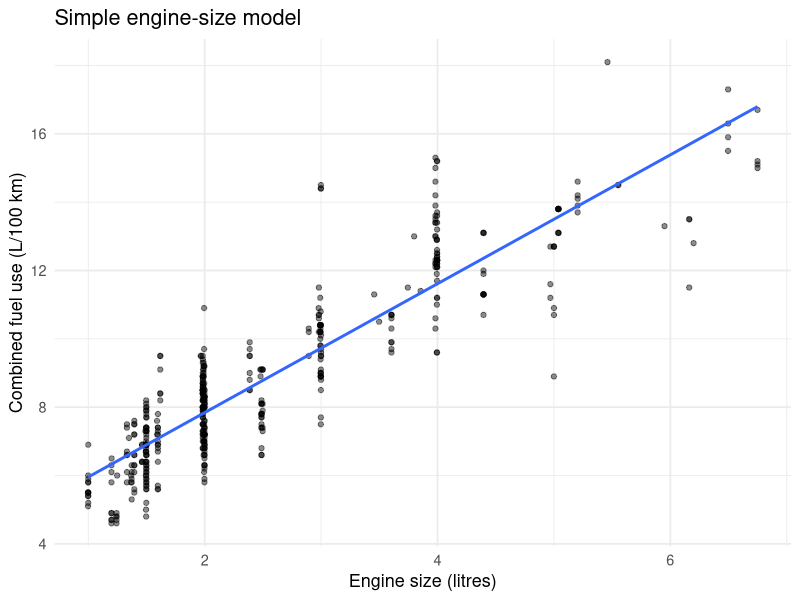

Reproduce this figure in R.
## ---- chunk 1
library(readr)
library(dplyr)
library(ggplot2)
library(tibble)
library(broom)

vehicles <- read_csv("nz_vehicles_2025.csv", show_col_types = FALSE) |>
  mutate(
    # SALOON is the raw CSV value; display it as Sedan for us.
    station_wagon = factor(
      if_else(body_type == "STATION WAGON", "Station wagon", "Other"),
      levels = c("Station wagon", "Other")
    ),
    body_type = factor(
      body_type,
      levels = c("STATION WAGON", "HATCHBACK", "SALOON", "SPORTS CAR", "CONVERTIBLE"),
      labels = c("Station wagon", "Hatchback", "Sedan", "Sports car", "Convertible")
    )
  )

glimpse(vehicles)
count(vehicles, body_type)
## ---- chunk 2
engine_model <- vehicles |>
  lm(fuel_use_l_per_100km ~ engine_l, data = _)

# Or as above
engine_model <- lm(fuel_use_l_per_100km ~ engine_l, data = vehicles)

engine_model
tidy(engine_model)
## ---- chunk 3
ggplot(vehicles, aes(engine_l, fuel_use_l_per_100km)) +
  geom_point(alpha = 0.45) +
  geom_smooth(method = "lm", se = FALSE) +
  labs(
    x = "Engine size (litres)",
    y = "Combined fuel use (L/100 km)",
    title = "Simple engine-size model"
  ) +
  theme_minimal(base_size = 13)
## ---- chunk 4
# Your code here
## ---- chunk 5
# Your code here
## ---- chunk 6
binary_model <- lm(fuel_use_l_per_100km ~ engine_l + station_wagon, data = vehicles)

tidy(binary_model)

# Pull out the values used in fitting the model to see how the
# station_wagon variable is treated.
model.matrix(binary_model) |> head()
## ---- chunk 7
# Your code here
## ---- chunk 8
body_model <- lm(
  fuel_use_l_per_100km ~ engine_l + body_type,
  data = vehicles
)

tidy(body_model)
## ---- chunk 9
# Your code here
## ---- chunk 10
new_body_vehicles <- tibble(
  engine_l = 2,
  body_type = factor(
    levels(vehicles$body_type),
    levels = levels(vehicles$body_type)
  )
)

new_body_vehicles |>
  mutate(predicted_fuel_use = predict(body_model, newdata = new_body_vehicles))
## ---- chunk 11
sports_car_new <- tibble(
  engine_l = 2,
  body_type = "Sports car" # Match the factor level exactly.
)

sports_car_new |>
  mutate(predicted_fuel_use = predict(body_model, newdata = sports_car_new))
## ---- chunk 12
# Your code here
## ---- chunk 13
# Your code here: fit and print mass_model,
# mass_binary_model, and mass_body_model; inspect their coefficients.
## ---- chunk 14
# Your code here: compare the simple and adjusted mass slopes.
## ---- chunk 15
# Your code here: predict for every body type at gross_mass_kg = 2000.
## ---- chunk 16
# Your code here: compare glance(mass_model),
# glance(mass_binary_model), and glance(mass_body_model).
